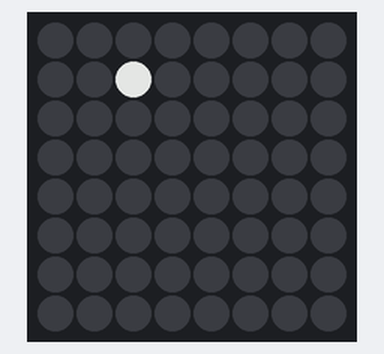
Bench run of a program on a simulated Raspberry Pi (BCM pin numbers) with a Sense HAT. Shown: the Sense HAT's 8×8 RGB LED matrix. Dim RGB values are drawn brighter than linear; random numbers come from a fixed seed; what the program prints to the terminal is not drawn.

Above: at 0.07 s.
At 5.02 s:
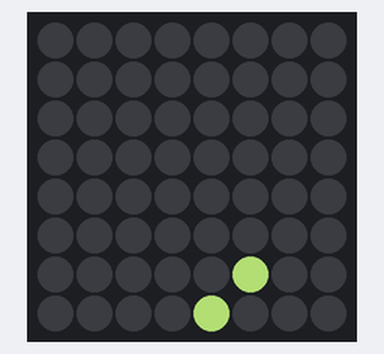
At 10.06 s:
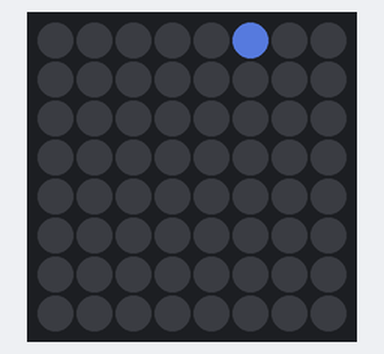
At 19.96 s:
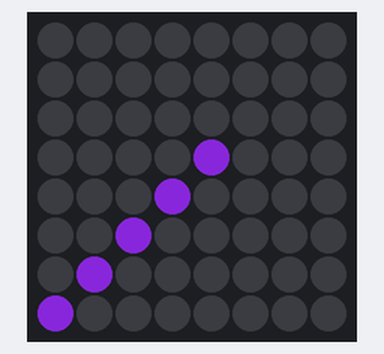
At 29.86 s:
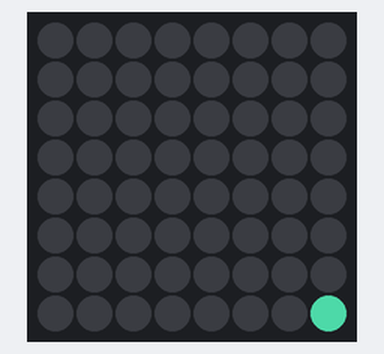
At 39.87 s:
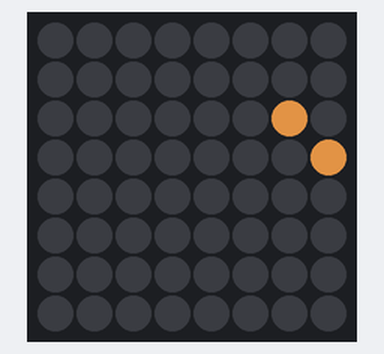

The program:

bouncing_ball3.py
```python
#!/usr/bin/env python3
# ========================================================================
# bouncing_ball3.py
#
# Description: A bouncing ball that grows in length after each bounce.
#
# Author: Jim Ing
# Date: 2024-08-17
# ========================================================================

import time
import random
import time
from config import sense

sense.clear()

# Set parameters for the ball animation
ball_color = (255, 255, 255) # White color
ball_speed = 0.1             # Speed of the ball movement
bounce_limit = 16            # Number of bounces before resetting
disappearance_time = 1       # Time for ball to disappear (in seconds)
initial_ball_size = 1        # Initial size of the ball

# Initialize ball position, direction, bounce count, and size
def initialize_ball():
    return (random.randint(0, 7), random.randint(0, 7), random.choice([-1, 1]), random.choice([-1, 1]), 0, initial_ball_size)

ball_x, ball_y, dx, dy, bounce_count, ball_size = initialize_ball()

# Generate a random color
def get_random_color():
    return (random.randint(0, 255), random.randint(0, 255), random.randint(0, 255))

def draw_ball(x, y, size, color):
    # Draw the ball as a line of pixels
    for i in range(size):
        new_x = x + i * dx
        new_y = y + i * dy
        if 0 <= new_x < 8 and 0 <= new_y < 8:
            sense.set_pixel(new_x, new_y, color)

try:
    print("To quit, press Ctrl+C")
    while True:
        sense.clear()

        # Draw the ball
        draw_ball(ball_x, ball_y, ball_size, ball_color)

        # Move the ball
        new_x = ball_x + dx
        new_y = ball_y + dy

        # Check for collision with the edges
        collision = False
        if new_x < 0 or new_x >= 8:
            dx = -dx
            collision = True
        if new_y < 0 or new_y >= 8:
            dy = -dy
            collision = True

        # Update ball position
        ball_x += dx
        ball_y += dy

        # If there was a collision, increase bounce count and check if it reached the limit
        if collision:
            ball_color = get_random_color() # Change color on collision
            bounce_count += 1
            ball_size += 1 # Increase length of the ball

            if bounce_count >= bounce_limit:
                sense.clear() # Clear the matrix to make the ball disappear
                time.sleep(disappearance_time) # Wait for the ball to disappear
                ball_x, ball_y, dx, dy, bounce_count, ball_size = initialize_ball() # Reset ball
                ball_color = get_random_color() # Change color on reset

        # Wait before the next frame
        time.sleep(ball_speed)

except KeyboardInterrupt:
    sense.clear()
```

config.py
```python
#!/usr/bin/env python3
# ========================================================================
# config.py
#
# Description: Global configuration.
#
# Author: Jim Ing
# Date: 2024-08-29
# ========================================================================

from sense_hat import SenseHat
#from sense_hat import SenseHat, ACTION_PRESSED, ACTION_HELD, ACTION_RELEASED

sense = SenseHat()

sense.rotation = 0
sense.low_light = True
```
